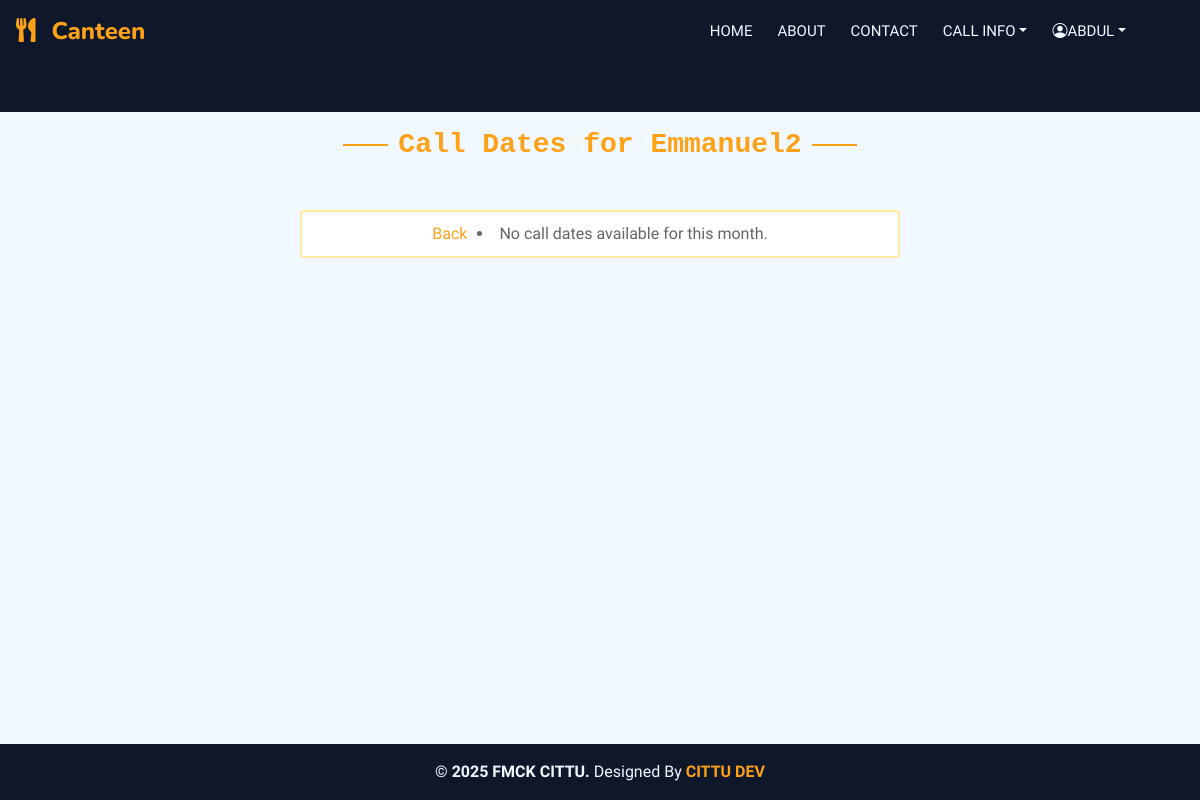
Before: /update_user_roster/10/ (signed in) with the older database file.
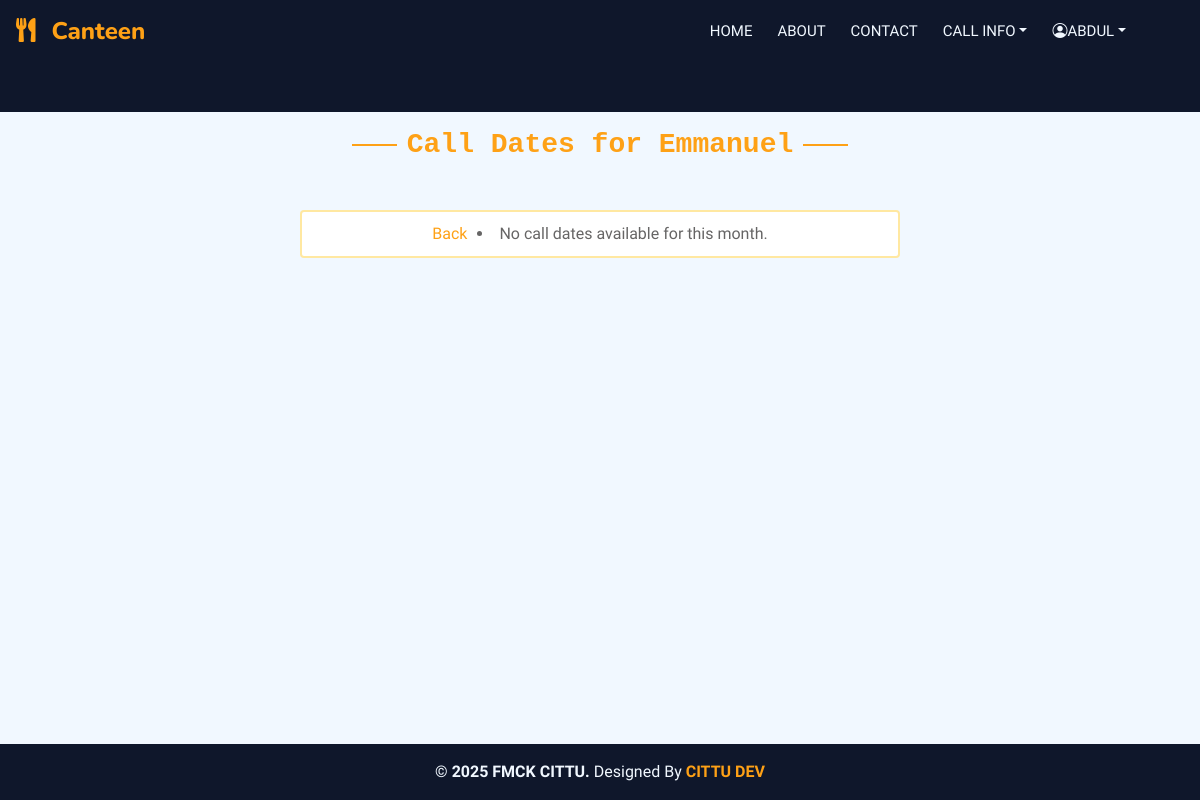
After: the same page with the newer database file.
### accounts/models.py (models this page shows, shortened)
class User(AbstractUser):
    firstname = models.CharField(max_length=200)
    lastname = models.CharField(max_length=200)
    othername = models.CharField(max_length=100 ,blank=True,null=True)
    username = models.CharField(max_length=100, unique=True)
    file_no = models.CharField(unique=True, max_length=7)
    phone_number = models.CharField(max_length=11,null=True)
    department = models.ForeignKey(Department, on_delete=models.SET_NULL, null=True)
    unit = models.ForeignKey(Unit, on_delete=models.SET_NULL, null=True)
    gender = models.ForeignKey(Gender, on_delete=models.CASCADE,null=True)
    group = models.ForeignKey(UserGroup, on_delete=models.CASCADE, blank=True, null=True)
    role = models.ForeignKey(Role, on_delete=models.CASCADE, blank=True, null=True)
    is_active = models.BooleanField(default=True)
    date_created = models.DateTimeField(auto_now_add=True)
    USERNAME_FIELD = 'username'
    REQUIRED_FIELDS = ['firstname', 'lastname', 'file_no', 'phone_number', 'department', 'unit']
    class Meta:
        verbose_name_plural = "User"

### main/views.py (the view, shortened to what this page needs)
# urls.py: path('update_user_roster/<str:id>/', views.update_user_roster, name='update_user_roster'),
@login_required
@group_required(['Admin Officer','User','Support'])
def update_user_roster(request, id):
    current_month = timezone.now().month
    current_year = timezone.now().year
    user = User.objects.get(id=id)
    user_on_call_dates = list(Roster.objects.filter(user=user, date__month=current_month, date__year=current_year).values_list('date', flat=True))
    date_to_remove = request.GET.get('remove_date')
    formatted_dates = [date.strftime('%Y-%m-%d') for date in user_on_call_dates]
    return render(request, 'main/update_user_roster.html', {'user': user, 'user_on_call_dates': formatted_dates})

### accounts/models.py (called while the page is built)
    def __str__(self):
        return self.title

    def __str__(self):
        return self.title

    def __str__(self):
        return self.title

### templates/main/update_user_roster.html
{% extends 'base/base.html' %}
{% block content %}
<div class="flex justify-content-center align-items-center text-center pb-3 py-3 main-container">
  <h3 class="section-title ff-secondary text-center text-primary font-monospace mb-5">Call Dates for {{ user.firstname }}</h3>
      <div class="call-container">
        <a href="{% url 'admin_page' %}">Back</a>
        {%  if user_on_call_dates %}
        {% for date in user_on_call_dates %}
          <button class=" g-3 p-2 m-1 border-0 offset-1 date-item">
            {{ date }}
            <a class="text-danger" href="{% url 'update_user_roster' user.id %}?remove_date={{ date }}"><br> <i class="fas fa-trash-alt"></i></i>{{ 'Remove' }}</a>
          </button>
        {% endfor %}
      {% else %}
        <li>No call dates available for this month.</li>
      {% endif %}
  </div>
</div>
{% endblock %}

Changed rows visible on the page:
changed User: firstname "Emmanuel2" → "Emmanuel"
